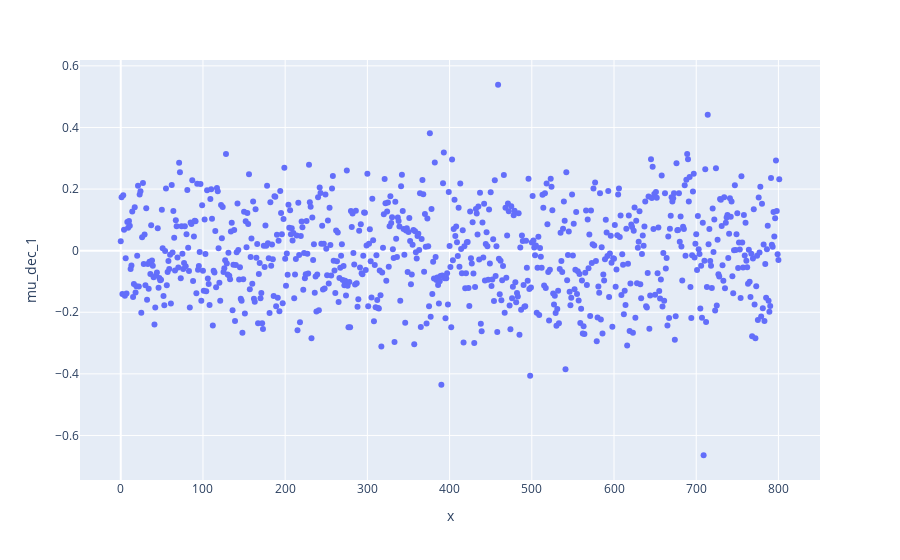

This figure's notebook cell:
### Markdown cell above
mu_dec_0 is zero or very small

### Code cell
fig = px.scatter(fp, x=range(0,len(fp['mu_ra_0'])), y='mu_dec_1')
fig.show()

### Figure 1 — Plotly figure (JSON) as saved in the notebook; plotly's stock layout.template omitted (floating-point values rounded to 4 significant figures; data arrays with more than 128 entries replaced by an {"elided": "..."} marker saying what was removed)
{"data": [{"hovertemplate": "x=%{x}<br>mu_dec_1=%{y}<extra></extra>", "legendgroup": "", "marker": {"color": "#636efa", "symbol": "circle"}, "mode": "markers", "name": "", "orientation": "v", "showlegend": false, "type": "scatter", "x": {"elided": "802 int values"}, "xaxis": "x", "y": {"elided": "802 float values"}, "yaxis": "y"}], "layout": {"legend": {"tracegroupgap": 0}, "margin": {"t": 60}, "xaxis": {"anchor": "y", "domain": [0, 1], "title": {"text": "x"}}, "yaxis": {"anchor": "x", "domain": [0, 1], "title": {"text": "mu_dec_1"}}}}
